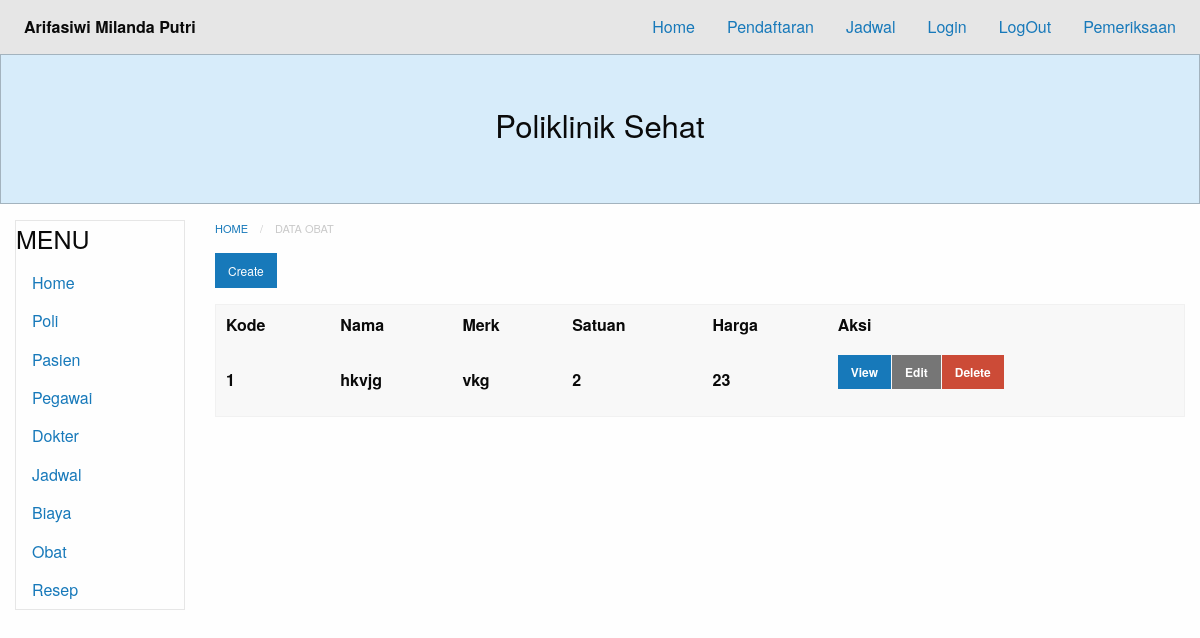
The page /?module=obat on the database its author committed.
### tables this page shows
CREATE TABLE `obat` (
  `id` int(11) NOT NULL,
  `kode` varchar(255) NOT NULL,
  `nama` varchar(255) NOT NULL,
  `merk` varchar(255) NOT NULL,
  `satuan` varchar(255) NOT NULL,
  `harga` varchar(255) NOT NULL
);

### database.php (called while the page is built, shortened)
<?php
class Database {
	private $db_host = "localhost";
	private $db_user = "root";
	private $db_pass = "";
	private $db_name = "07_arifasiwimp_poliklinik";
	var $con = false;
    var $myconn = "";
	var $result = array();
    function __construct() {
        if(!$this->con){
            $this->myconn = new mysqli($this->db_host, $this->db_user, $this->db_pass, $this->db_name);
            if($this->myconn->connect_errno > 0){
                array_push($this->result, $this->myconn->connect_error);
                return false;
            }else{
                $this->myconn->set_charset('utf8');
                $this->con = true;
                return true;
            }
        } else {
            return true;
        }
    }
	public function select($table, $rows = '*', $join = null,$join2 = null,$join3 = null,$join4 = null, $join5 = null, $join6 = null, $where = null, $order = null, $limit = null){
		$q = 'SELECT '.$rows.' FROM '.$table;
        if($this->tableExists($table)){
        	$query = $this->myconn->query($q);
			if($query){
				$this->numResults = $query->num_rows;
				for($i = 0; $i < $this->numResults; $i++){
					$r = $query->fetch_array();
                	$key = array_keys($r);
                	for($x = 0; $x < count($key); $x++){
                    	if(!is_int($key[$x])){
                    		if($query->num_rows >= 1){
                    			$this->result[$i][$key[$x]] = $r[$key[$x]];
							}else{
								$this->result[$i][$key[$x]] = null;
							}
						}
					}
				}
				return true;
			}else{
				array_push($this->result, $this->myconn->error);
				return false;
			}
      	}else{
      		return false;
    	}
    }
	private function TableExists($table) {
    	$res = $this->myconn->query('SHOW TABLES LIKE "'.$table.'"');
    	if(isset($res->num_rows)) {
        	return $res->num_rows > 0 ? true : false;
    	} else {
    		array_push($this->result, $table." does not exist in this database");
    		return false;
    	}
	}
    public function getResult(){
        $val = $this->result;
        $this->result = array();
        return $val;
    }
}

### modules/obat/obat-index.php (the view)
<nav aria-label="You are here:" role="navigation">
  <ul class="breadcrumbs">
    <li><a href="?module=home">Home</a></li>
    <li class="disabled">Data Obat</li>
  </ul>
</nav>
<a href="?module=obat-create" class="small button">Create</a>
  <table>
      <thead>
          <tr>
              <th>Kode</th>
		      <th>Nama </th>
		      <th>Merk</th>
		      <th>Satuan</th>
              <th>Harga</th>
		      <th>Aksi</th>
	      </tr>
          <?php
    require_once("database.php");
    $db=new Database();
    $db->select('obat', 'id, kode, nama, merk, satuan, harga');
    $res=$db->getResult();
      if(count($res) == 0){
          echo "<b>Tidak ada data yang tersedia</b>";
      }else{
          foreach ($res as &$r){?>
          <tr>
              <td><?php echo $r['kode'] ?></td>
              <td><?php echo $r['nama'] ?></td>
              <td><?php echo $r['merk'] ?></td>
              <td><?php echo $r['satuan'] ?></td>
              <td><?php echo $r['harga'] ?></td>
              <td>
                  <div class="small button-group">
                      <a href="?module=obat-show&id=<?php echo $r['id']; ?>" class=" button">View</a>
                      <a href="?module=obat-edit&id=<?php echo $r['id']; ?>" class="secondary button">Edit</a>
                      <a href="?module=obat-delete&id=<?php echo $r['id']; ?>"onClick='return confirm("Apakah yakin menghapus?")' class="alert button">Delete</a>
                  </div>
              </td>
          </tr>
<?php
                }
            }
            ?>
</table>

### rows shown on the page
obat: kode "1", nama "hkvjg", merk "vkg", satuan "2", harga "23"
